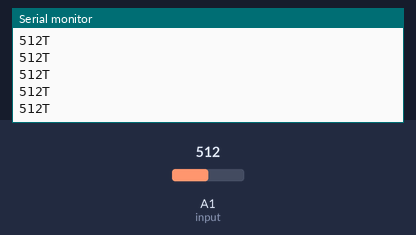
Bench run of a sketch on a simulated Arduino Uno, built with avr-gcc and run on an emulated ATmega328P. On the bench: the last lines printed to the serial monitor. The inputs (shaded band) are chosen by the test bench; at power-on: A1 (input) = 512.

Above: at 1.2 s.
1.3 s: A1 (input) set to 716
At 2.1 s:
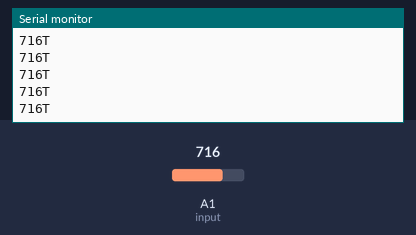
4.3 s: A1 (input) set to 900
At 5.2 s:
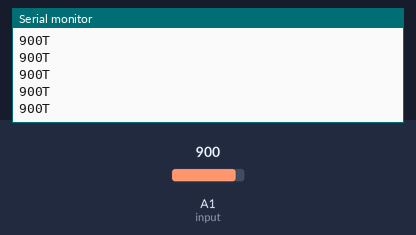
Timing chart, 0 to 7.3 s (numbered marks = the images above; inputs shaded):
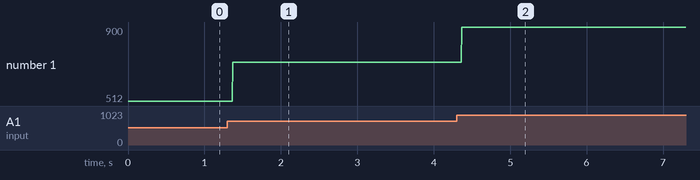

Measured:
- after the input at 1.3 s, the serial monitor: prints a new line after 0.07 s (image 1)
- after the input at 4.3 s, the serial monitor: prints a new line after 0.07 s (image 2)
- plotted number 1: 512 → 716 after the input at 1.3 s, 716 → 900 after the input at 4.3 s

The sketch:

test_char_send.ino
```cpp
#include <SoftwareSerial.h>

SoftwareSerial HC12(10,11);  //RX, TX

int joystickValue;
int input = A1;
char joystickValueChar[5];

String xval;

boolean newData = false;

int dataNumber = 0;             // new for this version

void setup() {
    Serial.begin(9600);
    HC12.begin(9600);


    pinMode(input,INPUT);

}

void loop() {
    xval= "";
    joystickValue=analogRead(input);
    xval+=itoa(joystickValue,joystickValueChar,10);
    xval+='T';
    Serial.println(xval);
    HC12.print(xval);
}
```
